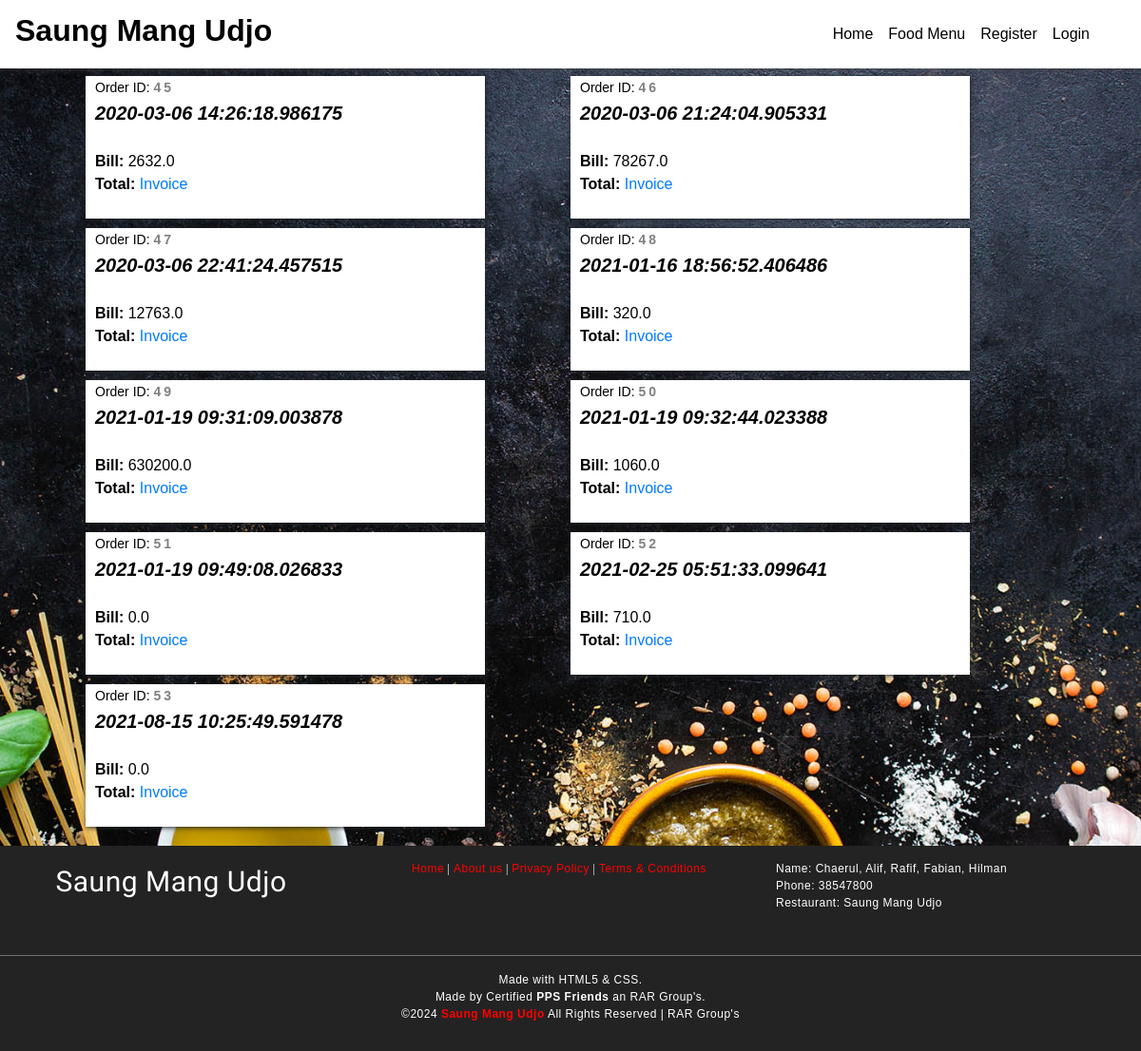
The page /orders on the database as committed earlier.
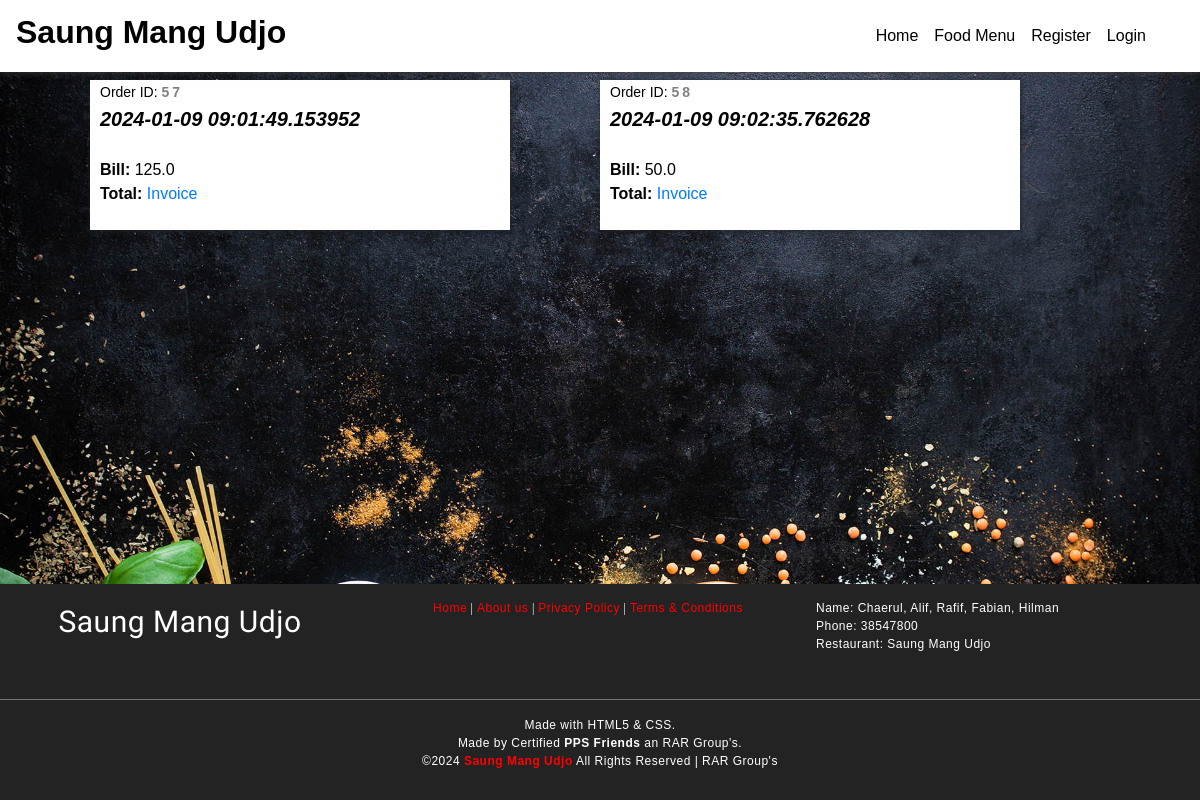
The same page on the database as committed later.
### foodapp/models.py (models this page shows)
class Order(models.Model):
	OrderId   = models.AutoField(primary_key=True)
	CustEmail = models.CharField(max_length=30)
	OrderDate = models.CharField(max_length=40)
	TotalBill = models.FloatField(max_length=50)
	class Meta:
		db_table = "FP_Order"

### foodapp/views.py (the view)
# urls.py: path('orders',views.getorder),
def getorder(request):
	orders = Order.objects.all()
	return render(request,'orderlist.html',{'orderlist':orders})

### Templates/foodapp/orderlist.html (shortened to what this page needs)
<!DOCTYPE html>
<html lang="en" dir="ltr">
  <head>
	{% load static %}
    <link rel="stylesheet" type="text/css" href="{% static 'css/imperial_style.css' %}" />
    <link rel="stylesheet" type="text/css" href="{% static 'css/master.css' %}" />
    <link rel="stylesheet" href="https://use.fontawesome.com/releases/v5.7.2/css/all.css">
    <link rel="stylesheet" href="https://use.fontawesome.com/releases/v5.3.1/css/all.css">
<link rel="stylesheet" href="https://stackpath.bootstrapcdn.com/bootstrap/4.4.1/css/bootstrap.min.css">
  </head>
    <nav class="navbar navbar-expand-lg navbar-light" style="position: fixed;width:100%;background-image: linear-gradient(180deg,#FFF,#FFF);box-shadow: 0px 0px 7px 0px #404040;">
      <a class="navbar-brand" href="/"><h2 style="color:black;font-family:sans-serif;font-weight:bolder;"><b>Saung Mang Udjo</b></h2></a>
      <div class="collapse navbar-collapse" id="navbarSupportedContent">
        <ul class="navbar-nav" style="margin-left:auto!important;margin-right:30px;">
          <li class="nav-item active">
            <a class="nav-link" id="nav-link" href="home">Home <span class="sr-only">(current)</span></a>
          </li>
          <li class="nav-item active">
            <a class="nav-link" id="nav-link" href="allfood">Food Menu <span class="sr-only">(current)</span></a>
          </li>
          {% if request.session.CustId is None and request.session.AdminId is None %}
          <li class="nav-item active">
            <a class="nav-link" id="nav-link" href="addcustomer">Register <span class="sr-only">(current)</span></a>
          </li>
          {% endif %}
          {% if request.session.CustId is None and request.session.AdminId is None %}
          <li class="nav-item active">
            <a class="nav-link" id="nav-link" href="login">Login <span class="sr-only">(current)</span></a>
          </li>
          {% endif %}
        </ul>
      </div>
    </nav>
    <main style="margin-top:80px;">
      <form action="placeorder" method="post">
{% for o in orderlist %}
      <div class="" style="background:#FFF;position: static;width:35%;height:150px;margin-left: 7.5%;float:left;box-shadow:1px 1px 5px;margin-bottom:10px;">
        <span style="color:black;float:left;margin-left:10px;"><span style="font-size:14px;">Order ID: <b style="letter-spacing: 3px;color: grey;">{{o.OrderId}}</b></span><br /><b style="font-size:20px;"><i>{{o.OrderDate}}</i></b><br/>
<br />
<tr>
<td><b>Bill:  </b></td><td>{{o.TotalBill}}</td><br /><td><b>Total:  </b></td><td id="tlp" style="color:black;"></td>
</tr><a href="#">Invoice</a>
      </span>
      </div>
      {% endfor %}
    </form>
    </main>
    <footer>
      <div class="foot-con">
        <div class="fo-cont-1">
            Saung Mang Udjo
        </div>
        <div class="fo-cont-2">
          <a class="ext-link" href="#">Home</a> |
            <a class="ext-link" href="#">About us</a> |
              <a class="ext-link" href="#">Privacy Policy</a> |
                <a class="ext-link" href="#">Terms & Conditions</a>
        </div>
        <div class="fo-cont-3">
          Name:	Chaerul, Alif, Rafif, Fabian, Hilman<br />
Phone:	38547800<br />
Restaurant: Saung Mang Udjo<br />
        </div>
      </div><hr style="background-color: grey;margin-top:0px;"/>Made with HTML5 & CSS.<br />
      Made by Certified <b>PPS Friends</b> an RAR Group's.<br />
      ©<script type='text/javascript'>var creditsyear = new Date();document.write(creditsyear.getFullYear());</script> <a class="ext-link" href="/"><b>Saung Mang Udjo</b></a> All Rights Reserved | RAR Group's
    </footer>
  </body>
</html>

Rows that differ between the two databases and show on the page:
removed Order: OrderId "45", OrderDate "2020-03-06 14:26:18.986175", TotalBill "2632.0"
removed Order: OrderId "46", OrderDate "2020-03-06 21:24:04.905331", TotalBill "78267.0"
removed Order: OrderId "47", OrderDate "2020-03-06 22:41:24.457515", TotalBill "12763.0"
removed Order: OrderId "48", OrderDate "2021-01-16 18:56:52.406486", TotalBill "320.0"
removed Order: OrderId "49", OrderDate "2021-01-19 09:31:09.003878", TotalBill "630200.0"
removed Order: OrderId "50", OrderDate "2021-01-19 09:32:44.023388", TotalBill "1060.0"
removed Order: OrderId "51", OrderDate "2021-01-19 09:49:08.026833", TotalBill "0.0"
removed Order: OrderId "52", OrderDate "2021-02-25 05:51:33.099641", TotalBill "710.0"
removed Order: OrderId "53", OrderDate "2021-08-15 10:25:49.591478", TotalBill "0.0"
added Order: OrderId "57", OrderDate "2024-01-09 09:01:49.153952", TotalBill "125.0"
added Order: OrderId "58", OrderDate "2024-01-09 09:02:35.762628", TotalBill "50.0"
